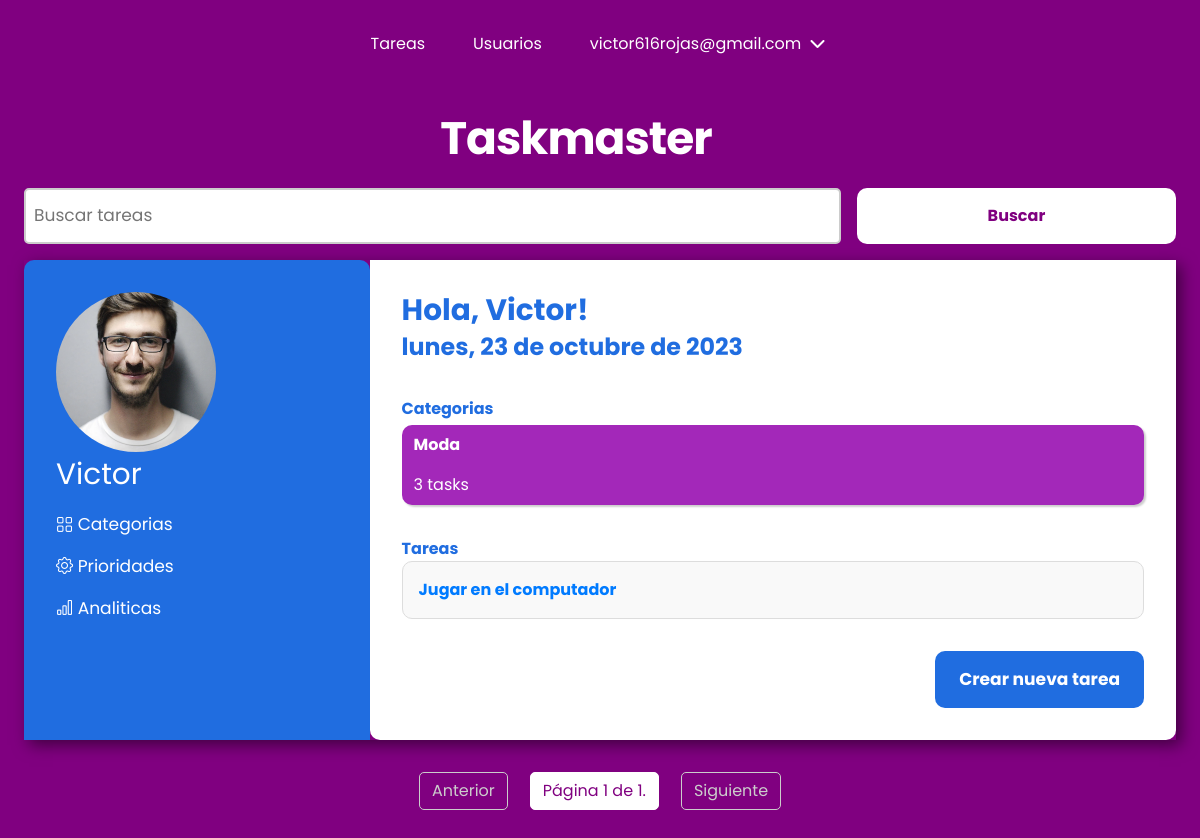
/todo_task/tasks/complete/ (signed in), run on the app's committed database.
### users/models.py (models this page shows, shortened)
class CustomUser(AbstractBaseUser, PermissionsMixin):
    email = models.EmailField(unique=True, max_length=25)
    password = models.CharField(max_length=128)
    first_name = models.CharField(max_length=30, blank=True)
    last_name = models.CharField(max_length=30, blank=True)
    date_joined = models.DateTimeField(default=timezone.now)
    is_active = models.BooleanField(default=True)
    is_staff = models.BooleanField(default=False)
    is_worker = models.BooleanField(default=False)
    profile_picture = models.ImageField(upload_to='users/images/profile_pictures/',
                                        blank=True, null=True)
    objects = CustomUserManager()  # Instanciamos nuestro administrador personalizado
    USERNAME_FIELD = "email"
    REQUIRED_FIELDS = []
    class Meta:
        ordering = ["-date_joined"]

### todo_task/models.py (models this page shows, shortened)
class Label(models.Model):
    name = models.CharField(max_length=50)
    created = models.DateTimeField(auto_now_add=True)
    user = models.ForeignKey(
        CustomUser, on_delete=models.CASCADE, related_name="categories"
    )
    class Meta:
        ordering = ["-created"]

class Task(models.Model):
    title = models.CharField(max_length=35)
    complete = models.BooleanField(default=False)
    due_date = models.DateField()
    created = models.DateTimeField(auto_now_add=True)
    labels = models.ManyToManyField("Label")
    user = models.ForeignKey(CustomUser, on_delete=models.CASCADE, related_name="tasks")
    class Meta:
        ordering = ["-created"]

### todo_task/views.py (the view)
# urls.py: path("tasks/complete/", views.list_tasks_complete, name="task-list-complete"),
@login_required(login_url="/users/login/")
def list_tasks_complete(request):
    return list_tasks(request, filter_type="complete")

### todo_task/templates/todo_task/tasks/list-complete.html
{% extends "container.html" %}
{% block search-form %}
{% include 'search_form.html' with query=query placeholder=placeholder %}
{% endblock %}
{% block section-fragment %}
{% include 'category-section.html' %}
<section class="second-section">
    <h3>Tareas</h3>
    <div class="flex-column">
        <ul class="item-list flex-column">
            {% for task in paginator_data %}
            <li class="item-element flex-column">
                <a href="{% url 'task-detail' task.id %}" class="task-link">
                    {{ task.title }}
                </a>
            </li>
            {% endfor %}
        </ul>
        <div class="item-creation fs-1">
            <a href="{% url 'task-create' %}">Crear nueva tarea</a>
        </div>
    </div>
</section>
{% endblock %}
{% block pagination %}
{% include 'pagination.html' %}
{% endblock %}

### todo_task/templates/todo_task/base/container.html (shortened to what this page needs)
{% extends "base.html" %}
{% load static %}
{% block css %}
<link rel="stylesheet" type="text/css" href="{% static 'todo_task/css/style.css' %}">
{% endblock %}
{% block content %}
<section class="container">
    <h1 class="fs-6">Taskmaster</h1>
    {% block search-form %}
    {% endblock %}
    <section class="card">
        <div class="user flex-column">
            <div class="user-info flex-column">
                <img src="{{ request.user.profile_picture.url }}" alt="Foto de perfil">
                <h2 class="fs-4">{{ request.user.first_name }}</h2>
            </div>
            <div class="user-options fs-1">
                <a href="{% url 'category-list' %}"><i class="bi bi-grid"></i> Categorias</a>
                <a href="{% url 'priority-list' %}"><i class="bi bi-gear"></i> Prioridades</a>
                <a href="{% url 'analytics' %}"><i class="bi bi-bar-chart"></i> Analiticas</a>
            </div>
        </div>
        <section class="task">
            <h2 class="fs-4">Hola, {{ request.user.first_name }}!</h2>
            <p class="fs-3">{{ fecha_actual|date:"l, j \d\e F \d\e Y" }}</p>
            {% block section-fragment %}
            {% endblock %}
        </section>
    </section>
    {% block pagination %}
    {% endblock %}
</section>
{% endblock %}

### taskmaster/templates/header.html (shortened to what this page needs)
{% if request.user.is_authenticated %}
<header class="primary-header flex">
    <nav>
        <ul id="primary-navigation" data-visible="false" class="primary-navigation flex">
            <li class="active"><a href="{% url 'task-list-today-due-date' %}">Tareas</a></li>
            {% if request.user.is_staff %}
            <li class="active"><a href="{% url 'user-list' %}">Usuarios</a></li>
            {% endif %}
            <li class="active has-dropdown">{{ request.user.email }} <i class="fa-solid fa-chevron-down"></i>
            </li>
        </ul>
    </nav>
</header>
{% endif %}

### todo_task/templates/todo_task/base/category-section.html
<section class="content-section">
    <h3>Categorias</h3>
    <div class="content-list">
        {% for categoria in categorias %}
        {% if categoria.task_count > 0 %}
        <div class="content-item">
            <p>{{ categoria.name }}</p>
            <p class="content-count">{{ categoria.task_count }} tasks</p>
        </div>
        {% endif %}
        {% endfor %}
    </div>
</section>

### taskmaster/static/css/main.css (style rules this page uses)
:root { --clr-white: rgb(255, 255, 255); --clr-neutral-400: rgb(3, 3, 3); --clr-accent-700: rgb(128, 0, 128); --clr-gradient-accent: rgb(182, 0, 136); --clr-complete: rgb(0, 117, 16); --clr-incomplete: rgb(223, 14, 14); --clr-btn-edit: rgb(0, 123, 255); --clr-btn-delete: rgb(223, 14, 14); --clr-btn-return: rgb(128, 0, 128); --clr-btn-edit-hover: rgba(0, 123, 255, 0.8); --clr-btn-delete-hover: rgba(223, 14, 14, 0.8); --clr-btn-return-hover: rgba(128, 0, 128, 0.8); --bg-clr: rgb(250, 250, 250); --ff-primary: "Poppins", Arial, Helvetica, sans-serif; --fw-regular: 400; --fw-semi-bold: 600; --fw-bold: 700; --fs-1: clamp(0.75rem, calc(0.55rem + 0.69vw), 1.19rem); --fs-2: clamp(0.78rem, calc(0.59rem + 0.81vw), 1.4rem); --fs-3: clamp(0.88rem, calc(0.69rem + 1.06vw), 1.75rem); --fs-4: clamp(1.05rem, calc(0.81rem + 1.38vw), 2.19rem); --fs-5: clamp(1.26rem, calc(0.95rem + 1.79vw), 2.73rem); --fs-6: clamp(1.51rem, calc(1.11rem + 2.31vw), 3.42rem); --fs-7: clamp(1.81rem, calc(1.29rem + 2.98vw), 4.27rem); --fs-8: clamp(2.18rem, calc(1.51rem + 3.83vw), 5.34rem); --fs-btn-1: clamp(1rem, calc(1rem + 0.05vw), 1.19rem); }
*, *::before, *::after { box-sizing: border-box; }
* { margin: 0; padding: 0; font: inherit; }
html { scroll-behavior: smooth; scroll-padding-top: var(--scroll-padding, 75px); }
body { line-height: 1.5; background-color: var(--clr-accent-700); font-family: var(--ff-primary); }
h1, h2, p { color: var(--clr-neutral); }
h3 { color: var(--clr-accent); }
img, picture, video, canvas, svg { display: block; max-width: 100%; object-fit: cover; }
.fs-1 { font-size: var(--fs-1); }
.fs-3 { font-size: var(--fs-3); }
.fs-4 { font-size: var(--fs-4); }
.fs-6 { font-size: var(--fs-6); }
.flex-column { display: flex; flex-direction: column; }
h1 { margin-block: 1rem; width: min(100% - 3rem, 40ch); letter-spacing: -1px; text-align: left; }
.container { width: min(100% - 3rem, 120ch); margin-inline: auto; margin-block: 1rem; }
.flex { display: flex; gap: var(--gap, 1rem); }
.primary-header { align-items: center; justify-content: center; }
.primary-navigation { list-style: none; }
.primary-navigation a { text-decoration: none; color: var(--clr-white); }
.has-dropdown { display: inline-block; color: var(--clr-white); cursor: pointer; position: relative; }
.fa-chevron-down { padding-inline: 0.25rem; transition: transform 0.3s ease; }
@media (min-width: 35em) { .primary-navigation { --gap: clamp(1.5rem, 5vw, 3rem); padding-block: 2rem; padding-inline: clamp(3rem, 8vw, 10rem); } }
@media (min-width: 35em) { .container h1 { text-align: center; } }
h1 { font-weight: var(--fw-bold); color: var(--clr-white); }

### data on the page
CustomUser: user.email "victor616rojas@gmail.com", user.profile_picture (picture), user.first_name "Victor"
Label: name "Moda", task_count "3"
Task: title "Jugar en el computador"

### other printed values
{{ paginator_data.number }} "1"
{{ paginator_data.paginator.num_pages }} "1"
